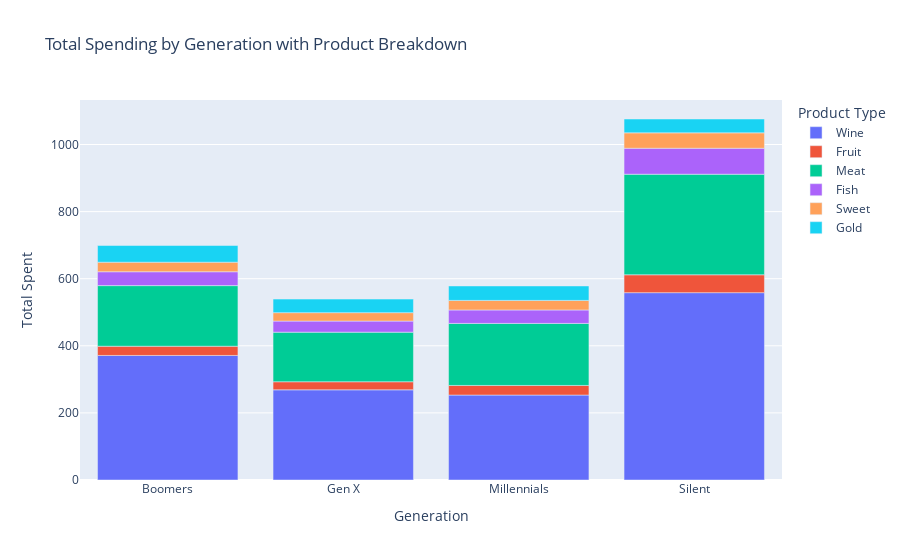

The cell this chart's notebook holds for it:
### Code cell
# Summarize spending per generation using stacked bar chart
spending_by_gen = df.groupby('gen')[['spent_wine', 'spent_fruit', 'spent_meat', 'spent_fish', 'spent_sweet', 'spent_gold']].mean().reset_index()
spending_by_gen['total_spent'] = spending_by_gen[['spent_wine', 'spent_fruit', 'spent_meat', 'spent_fish', 'spent_sweet', 'spent_gold']].sum(axis=1)
spending_melted = spending_by_gen.melt(id_vars=['gen'], value_vars=['spent_wine', 'spent_fruit', 'spent_meat', 'spent_fish', 'spent_sweet', 'spent_gold'],
                                       var_name='Product Type', value_name='Amount_Spent')
spending_melted['Product Type'] = spending_melted['Product Type'].str.replace('spent_', '', regex=False).str.title()
fig = px.bar(spending_melted, x='gen', y='Amount_Spent', color='Product Type', 
             title='Total Spending by Generation with Product Breakdown', 
             labels={'Amount_Spent': 'Total Spent', 'gen': 'Generation'})
fig.show()

### Figure 1 — Plotly figure (JSON) as saved in the notebook; plotly's stock layout.template omitted (floating-point values rounded to 4 significant figures)
{"data": [{"alignmentgroup": "True", "hovertemplate": "Product Type=Wine<br>Generation=%{x}<br>Total Spent=%{y}<extra></extra>", "legendgroup": "Wine", "marker": {"color": "#636efa", "pattern": {"shape": ""}}, "name": "Wine", "offsetgroup": "Wine", "orientation": "v", "showlegend": true, "textposition": "auto", "type": "bar", "x": ["Boomers", "Gen X", "Millennials", "Silent"], "xaxis": "x", "y": [371.3, 268.8, 253.2, 558.4], "yaxis": "y"}, {"alignmentgroup": "True", "hovertemplate": "Product Type=Fruit<br>Generation=%{x}<br>Total Spent=%{y}<extra></extra>", "legendgroup": "Fruit", "marker": {"color": "#EF553B", "pattern": {"shape": ""}}, "name": "Fruit", "offsetgroup": "Fruit", "orientation": "v", "showlegend": true, "textposition": "auto", "type": "bar", "x": ["Boomers", "Gen X", "Millennials", "Silent"], "xaxis": "x", "y": [27.46, 24.04, 28.62, 53.29], "yaxis": "y"}, {"alignmentgroup": "True", "hovertemplate": "Product Type=Meat<br>Generation=%{x}<br>Total Spent=%{y}<extra></extra>", "legendgroup": "Meat", "marker": {"color": "#00cc96", "pattern": {"shape": ""}}, "name": "Meat", "offsetgroup": "Meat", "orientation": "v", "showlegend": true, "textposition": "auto", "type": "bar", "x": ["Boomers", "Gen X", "Millennials", "Silent"], "xaxis": "x", "y": [180.7, 147.8, 184.9, 299.8], "yaxis": "y"}, {"alignmentgroup": "True", "hovertemplate": "Product Type=Fish<br>Generation=%{x}<br>Total Spent=%{y}<extra></extra>", "legendgroup": "Fish", "marker": {"color": "#ab63fa", "pattern": {"shape": ""}}, "name": "Fish", "offsetgroup": "Fish", "orientation": "v", "showlegend": true, "textposition": "auto", "type": "bar", "x": ["Boomers", "Gen X", "Millennials", "Silent"], "xaxis": "x", "y": [41.33, 33.02, 40.08, 77.38], "yaxis": "y"}, {"alignmentgroup": "True", "hovertemplate": "Product Type=Sweet<br>Generation=%{x}<br>Total Spent=%{y}<extra></extra>", "legendgroup": "Sweet", "marker": {"color": "#FFA15A", "pattern": {"shape": ""}}, "name": "Sweet", "offsetgroup": "Sweet", "orientation": "v", "showlegend": true, "textposition": "auto", "type": "bar", "x": ["Boomers", "Gen X", "Millennials", "Silent"], "xaxis": "x", "y": [28.46, 25.15, 28.45, 45.96], "yaxis": "y"}, {"alignmentgroup": "True", "hovertemplate": "Product Type=Gold<br>Generation=%{x}<br>Total Spent=%{y}<extra></extra>", "legendgroup": "Gold", "marker": {"color": "#19d3f3", "pattern": {"shape": ""}}, "name": "Gold", "offsetgroup": "Gold", "orientation": "v", "showlegend": true, "textposition": "auto", "type": "bar", "x": ["Boomers", "Gen X", "Millennials", "Silent"], "xaxis": "x", "y": [49.66, 40.43, 43.1, 41.25], "yaxis": "y"}], "layout": {"barmode": "relative", "legend": {"title": {"text": "Product Type"}, "tracegroupgap": 0}, "title": {"text": "Total Spending by Generation with Product Breakdown"}, "xaxis": {"anchor": "y", "domain": [0, 1], "title": {"text": "Generation"}}, "yaxis": {"anchor": "x", "domain": [0, 1], "title": {"text": "Total Spent"}}}}
